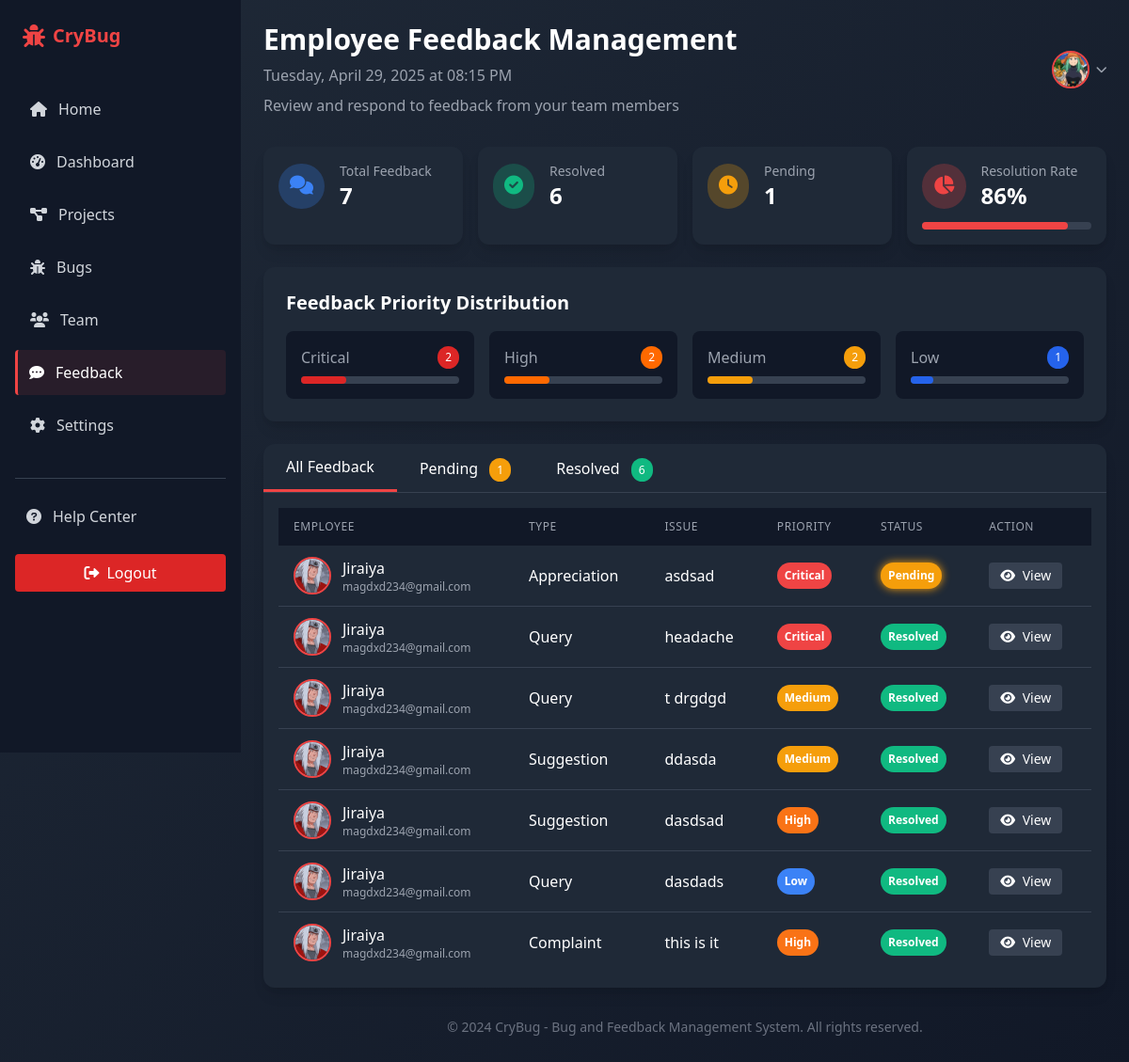
Page /profile/feedback.php (signed in) on the committed database.
### tables this page shows
CREATE TABLE `emp_feedback` (
  `EF_id` int NOT NULL,
  `EF_emp_id` varchar(255) DEFAULT NULL,
  `EF_type` varchar(255) DEFAULT NULL,
  `EF_issue` varchar(1000) DEFAULT NULL,
  `EF_priority` varchar(20) DEFAULT NULL,
  `EF_remark` varchar(1000) DEFAULT NULL,
  `EF_resolved` int DEFAULT '0',
  `EF_mag_id` varchar(255) DEFAULT NULL
);

CREATE TABLE `employee` (
  `emp_id` varchar(255) NOT NULL,
  `emp_name` varchar(255) NOT NULL,
  `emp_mail` varchar(255) NOT NULL,
  `emp_phone` varchar(15) NOT NULL,
  `emp_password` varchar(255) NOT NULL,
  `emp_gender` varchar(255) NOT NULL,
  `emp_profile` varchar(1000) NOT NULL,
  `emp_role` varchar(255) NOT NULL,
  `emp_dept` varchar(366) NOT NULL,
  `emp_exp` varchar(123) NOT NULL,
  `webD` int NOT NULL,
  `auto` int NOT NULL,
  `design` int NOT NULL,
  `verbal` int NOT NULL,
  `mag_id` varchar(255) DEFAULT NULL,
  `github` varchar(255) DEFAULT NULL,
  `linkedin` varchar(255) DEFAULT NULL,
  `x` varchar(255) DEFAULT NULL,
  `onLeave` int NOT NULL DEFAULT '0',
  `emp_join_date` datetime DEFAULT CURRENT_TIMESTAMP,
  `salary` int DEFAULT '0'
);

### profile/feedback.php (the view, shortened to what the rows shown need)
<?php
include "connection.php";
$Manager_id = $_SESSION['mag_id'];
$feedback_query = "SELECT ef.*, e.emp_name, e.emp_profile, e.emp_mail, e.emp_phone
                  FROM emp_feedback ef
                  JOIN employee e ON ef.EF_emp_id = e.emp_id
                  WHERE ef.EF_mag_id = '$Manager_id'
                  ORDER BY ef.EF_resolved ASC, ef.EF_id DESC";
$feedback_result = mysqli_query($con, $feedback_query);
?>
<!DOCTYPE html>
<html lang="en">
<head>
  <link rel="stylesheet" href="https://cdnjs.cloudflare.com/ajax/libs/tailwindcss/2.2.19/tailwind.min.css">
  <link rel="stylesheet" href="https://cdnjs.cloudflare.com/ajax/libs/font-awesome/6.0.0-beta3/css/all.min.css">
  <script src="https://cdn.jsdelivr.net/npm/@tailwindcss/browser@4"></script>
  <link rel="stylesheet" href="dashboard.css">
  <link rel="stylesheet" href="../src/output.css">
</head>
<body class="bg-gradient-custom text-white min-h-screen font-sans antialiased">
  <div class="flex flex-col md:flex-row">
    <aside class="sidebar w-64 bg-gray-900 p-4 md:fixed md:h-screen transition-all">
        <div class="flex items-center justify-between mb-8 p-2">
          <div class="flex items-center">
            <h1 class="text-xl font-bold text-red-500">CryBug</h1>
          </div>
        </div>
      </aside>
    <main class="md:ml-64 lg:ml-64 flex-1 p-4 md:p-6 transition-all">
      <div class="flex flex-col md:flex-row justify-between items-start md:items-center mb-8 gap-4">
          <div class="flex flex-col gap-2">
              <h1 class="text-2xl md:text-3xl font-bold">Employee Feedback Management</h1>
          </div>
      </div>
      <div class="bg-gray-800 rounded-xl shadow-lg overflow-hidden">
          <div class="p-4">
              <?php if (mysqli_num_rows($feedback_result) > 0): ?>
                  <div class="overflow-x-auto">
                      <table class="min-w-full">
                          <thead class="bg-gray-900">
                              <tr>
                                  <th class="px-4 py-3 text-left text-xs font-medium text-gray-400 uppercase tracking-wider">Employee</th>
                                  <th class="px-4 py-3 text-left text-xs font-medium text-gray-400 uppercase tracking-wider">Type</th>
                                  <th class="px-4 py-3 text-left text-xs font-medium text-gray-400 uppercase tracking-wider">Issue</th>
                                  <th class="px-4 py-3 text-left text-xs font-medium text-gray-400 uppercase tracking-wider">Priority</th>
                                  <th class="px-4 py-3 text-left text-xs font-medium text-gray-400 uppercase tracking-wider">Status</th>
                                  <th class="px-4 py-3 text-left text-xs font-medium text-gray-400 uppercase tracking-wider">Action</th>
                              </tr>
                          </thead>
                          <tbody class="divide-y divide-gray-700">
                              <?php while ($row = mysqli_fetch_assoc($feedback_result)): ?>
                                  <tr class="feedback-row <?php echo ($row['EF_resolved'] == 1) ? 'resolved' : 'pending'; ?> hover:bg-gray-750">
                                      <td class="px-4 py-3 whitespace-nowrap">
                                          <div class="flex items-center">
                                              <?php if (!empty($row['emp_profile']) && file_exists($row['emp_profile'])): ?>
                                                  <img src="<?php echo htmlspecialchars($row['emp_profile']); ?>" alt="Employee" class="profile-img mr-3" />
                                              <?php else: ?>
                                                  <img src="../images/Profile/guest.png" alt="Employee" class="profile-img mr-3" />
                                              <?php endif; ?>
                                              <div>
                                                  <div class="font-medium"><?php echo htmlspecialchars($row['emp_name']); ?></div>
                                                  <div class="text-xs text-gray-400"><?php echo htmlspecialchars($row['emp_mail']); ?></div>
                                              </div>
                                          </div>
                                      </td>
                                      <td class="px-4 py-3">
                                          <?php echo htmlspecialchars($row['EF_type']); ?>
                                      </td>
                                      <td class="px-4 py-3">
                                          <div class="max-w-xs truncate">
                                              <?php echo htmlspecialchars($row['EF_issue']); ?>
                                          </div>
                                      </td>
                                      <td class="px-4 py-3">
                                          <?php
                                              $priorityClass = "";
                                              switch ($row['EF_priority']) {
                                                  case 'Low':
                                                      $priorityClass = "priority-low";
                                                      break;
                                                  case 'Medium':
                                                      $priorityClass = "priority-medium";
                                                      break;
                                                  case 'High':
                                                      $priorityClass = "priority-high";
                                                      break;
                                                  case 'Critical':
                                                      $priorityClass = "priority-critical";
                                                      break;
                                              }
                                          ?>
                                          <span class="px-2 py-1 inline-flex text-xs leading-5 font-semibold rounded-full <?php echo $priorityClass; ?>">
                                              <?php echo htmlspecialchars($row['EF_priority']); ?>
                                          </span>
                                      </td>
                                      <td class="px-4 py-3">
                                          <?php if ($row['EF_resolved'] == 1): ?>
                                              <span class="px-2 py-1 inline-flex text-xs leading-5 font-semibold rounded-full status-resolved">
                                                  Resolved
                                              </span>
                                          <?php else: ?>
                                              <span class="px-2 py-1 inline-flex text-xs leading-5 font-semibold rounded-full status-pending">
                                                  Pending
                                              </span>
                                          <?php endif; ?>
                                      </td>
                                      <td class="px-4 py-3">
                                          <button class="view-details bg-gray-700 hover:bg-gray-600 px-3 py-1 rounded text-sm"
                                                  data-feedback-id="<?php echo $row['EF_id']; ?>"
                                                  data-emp-name="<?php echo htmlspecialchars($row['emp_name']); ?>"
                                                  data-emp-email="<?php echo htmlspecialchars($row['emp_mail']); ?>"
                                                  data-emp-phone="<?php echo htmlspecialchars($row['emp_phone']); ?>"
                                                  data-feedback-type="<?php echo htmlspecialchars($row['EF_type']); ?>"
                                                  data-feedback-issue="<?php echo htmlspecialchars($row['EF_issue']); ?>"
                                                  data-feedback-priority="<?php echo htmlspecialchars($row['EF_priority']); ?>"
                                                  data-feedback-resolved="<?php echo $row['EF_resolved']; ?>"
                                                  data-feedback-remark="<?php echo htmlspecialchars($row['EF_remark']); ?>"
                                                  data-emp-profile="<?php echo !empty($row['emp_profile']) && file_exists($row['emp_profile']) ? htmlspecialchars($row['emp_profile']) : '../images/Profile/guest.png'; ?>">
                                              <i class="fas fa-eye mr-1"></i> View
                                          </button>
                                      </td>
                                  </tr>
                              <?php endwhile; ?>
                          </tbody>
                      </table>
                  </div>
              <?php endif; ?>
          </div>
      </div>
    </main>
  </div>
</body>
</html>

### rows in the picture
emp_feedback: EF_emp.emp_profile (picture), EF_emp.emp_name "Jiraiya", EF_emp.emp_mail "magdxd234@gmail.com", EF_type "Appreciation", EF_issue "asdsad", EF_priority "Critical", EF_resolved "Pending"
emp_feedback: EF_emp.emp_profile (picture), EF_emp.emp_name "Jiraiya", EF_emp.emp_mail "magdxd234@gmail.com", EF_type "Query", EF_issue "headache", EF_priority "Critical", EF_resolved "Resolved"
emp_feedback: EF_emp.emp_profile (picture), EF_emp.emp_name "Jiraiya", EF_emp.emp_mail "magdxd234@gmail.com", EF_type "Query", EF_issue "t drgdgd", EF_priority "Medium", EF_resolved "Resolved"
emp_feedback: EF_emp.emp_profile (picture), EF_emp.emp_name "Jiraiya", EF_emp.emp_mail "magdxd234@gmail.com", EF_type "Suggestion", EF_issue "ddasda", EF_priority "Medium", EF_resolved "Resolved"
emp_feedback: EF_emp.emp_profile (picture), EF_emp.emp_name "Jiraiya", EF_emp.emp_mail "magdxd234@gmail.com", EF_type "Suggestion", EF_issue "dasdsad", EF_priority "High", EF_resolved "Resolved"
emp_feedback: EF_emp.emp_profile (picture), EF_emp.emp_name "Jiraiya", EF_emp.emp_mail "magdxd234@gmail.com", EF_type "Query", EF_issue "dasdads", EF_priority "Low", EF_resolved "Resolved"
emp_feedback: EF_emp.emp_profile (picture), EF_emp.emp_name "Jiraiya", EF_emp.emp_mail "magdxd234@gmail.com", EF_type "Complaint", EF_issue "this is it", EF_priority "High", EF_resolved "Resolved"

### other values in the picture
$total_feedback "7"
$resolved_feedback "6"
$pending_feedback "1"
$resolution_rate "86"
$priority_stats['Critical'] "2"
$priority_stats['High'] "2"
$priority_stats['Medium'] "2"
$priority_stats['Low'] "1"
